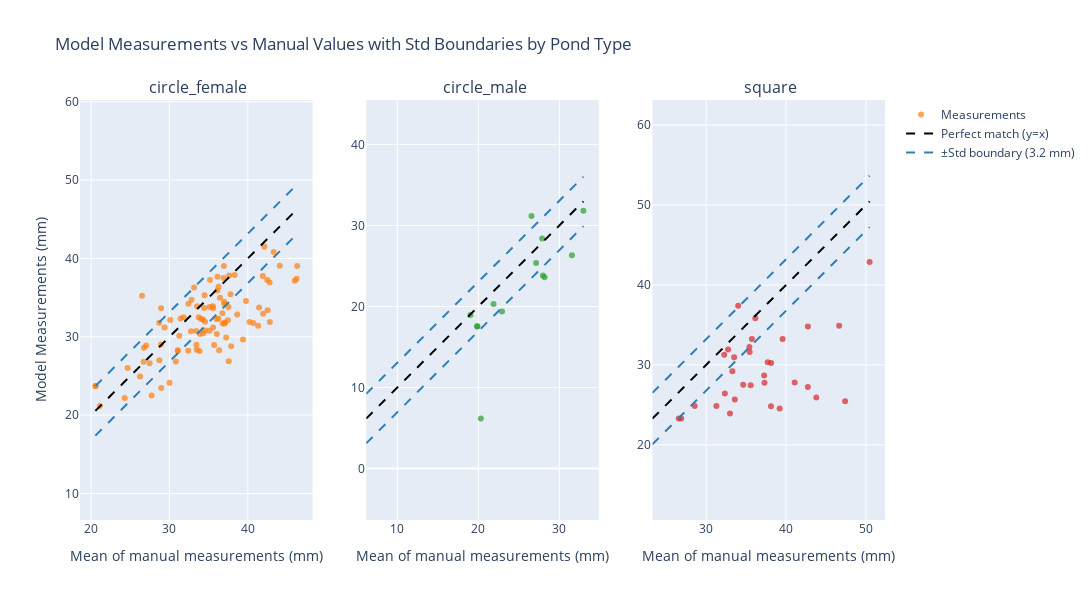

Source (notebook cell):
### Code cell
# Get unique pond types and prepare data
pond_types = df['Pond_Type'].unique()
n_pond_types = len(pond_types)

# Prepare data for all pond types
pond_scatter_data = {}

for pond_type in pond_types:
    print(f"Mean length for {pond_type}: {df[df['Pond_Type'] == pond_type]['mean_length'].mean()}")
    print(f"Std length for {pond_type}: {df[df['Pond_Type'] == pond_type]['std_length'].mean()}")
    print(f"Number of prawns in {pond_type}: {len(df[df['Pond_Type'] == pond_type])}")
    
    df_pond = df[df['Pond_Type'] == pond_type]
    min_val = min(df_pond['mean_length'].min(), df_pond['Length_fov(mm)'].min())
    max_val = max(df_pond['mean_length'].max(), df_pond['Length_fov(mm)'].max())
    x = np.linspace(min_val, max_val, 100)
    median_mad = df_pond['std_length'].mean()
    
    # Calculate percentage within bounds for this pond type
    within_bounds = ((df_pond['Length_fov(mm)'] <= df_pond['mean_length'] + median_mad) & 
                    (df_pond['Length_fov(mm)'] >= df_pond['mean_length'] - median_mad)).mean() * 100
    
    pond_scatter_data[pond_type] = {
        'df_pond': df_pond,
        'x': x,
        'median_mad': median_mad,
        'within_bounds': within_bounds
    }

# Create subplots in a row (3 columns)
fig = make_subplots(
    rows=1, cols=n_pond_types,
    subplot_titles=[f' {pond_type}' for pond_type in pond_types],
    shared_yaxes=False
)

# Color palette for different pond types
colors = ['#ff7f0e', '#2ca02c', '#d62728']

for i, pond_type in enumerate(pond_types):
    data = pond_scatter_data[pond_type]
    df_pond = data['df_pond']
    x = data['x']
    median_mad = data['median_mad']
    
    # Add scatter plot
    fig.add_trace(
        go.Scatter(
            x=df_pond['mean_length'],
            y=df_pond['Length_fov(mm)'],
            mode='markers',
            name='Measurements' if i == 0 else '',  # Only show legend for first subplot
            text=df_pond.apply(lambda row: f"Image: {row['Label']}<br>Prawn ID: {row['PrawnID']}", axis=1),
            hoverinfo='text+x+y',
            marker=dict(
                color=colors[i % len(colors)],
                opacity=0.7
            ),
            showlegend=(i == 0)
        ),
        row=1, col=i+1
    )
    
    # Add diagonal line (perfect match)
    fig.add_trace(
        go.Scatter(
            x=x, y=x, 
            mode='lines', 
            name='Perfect match (y=x)' if i == 0 else '', 
            line=dict(color='black', dash='dash'),
            showlegend=(i == 0)
        ),
        row=1, col=i+1
    )
    
    # Add upper boundary
    fig.add_trace(
        go.Scatter(
            x=x, y=x + median_mad, 
            mode='lines', 
            name=f'±Std boundary ({median_mad:.1f} mm)' if i == 0 else '',
            line=dict(color='#2c7fb8', dash='dash'),
            showlegend=(i == 0)
        ),
        row=1, col=i+1
    )
    
    # Add lower boundary
    fig.add_trace(
        go.Scatter(
            x=x, y=x - median_mad, 
            mode='lines',
            name='',  # Don't show in legend (same as upper)
            line=dict(color='#2c7fb8', dash='dash'),
            showlegend=False
        ),
        row=1, col=i+1
    )

# Update layout
fig.update_layout(
    title_text='Model Measurements vs Manual Values with Std Boundaries by Pond Type',
    width=400*n_pond_types,
    height=600,
    showlegend=True
)

# Update x and y axes for each subplot
for i in range(n_pond_types):
    fig.update_xaxes(title_text='Mean of manual measurements (mm)', row=1, col=i+1)
    
# Update y-axis title for the first subplot only
fig.update_yaxes(title_text='Model Measurements (mm)', row=1, col=1)

# Update layout for equal aspect ratio for all subplots
for i in range(n_pond_types):
    fig.update_yaxes(
        scaleanchor=f"x{i+1 if i > 0 else ''}",
        scaleratio=1,
        row=1, col=i+1
    )

fig.show()

### Figure 1 — Plotly figure (JSON) as saved in the notebook; plotly's stock layout.template omitted (floating-point values rounded to 4 significant figures)
{"data": [{"hoverinfo": "text+x+y", "marker": {"color": "#ff7f0e", "opacity": 0.7}, "mode": "markers", "name": "Measurements", "showlegend": true, "text": ["Image: carapace:undistorted_GX010067_33_625.jpg_gamma<br>Prawn ID: Prawn_0", "Image: carapace:undistorted_GX010067_33_625.jpg_gamma<br>Prawn ID: Prawn_1", "Image: carapace:undistorted_GX010067_33_625.jpg_gamma<br>Prawn ID: Prawn_2", "Image: carapace:undistorted_GX010067_33_625.jpg_gamma<br>Prawn ID: Prawn_3", "Image: carapace:undistorted_GX010068_26_666.jpg_gamma<br>Prawn ID: Prawn_0", "Image: carapace:undistorted_GX010068_26_666.jpg_gamma<br>Prawn ID: Prawn_1", "Image: carapace:undistorted_GX010068_26_666.jpg_gamma<br>Prawn ID: Prawn_2", "Image: carapace:undistorted_GX010068_27_795.jpg_gamma<br>Prawn ID: Prawn_1", "Image: carapace:undistorted_GX010068_27_795.jpg_gamma<br>Prawn ID: Prawn_2", "Image: carapace:undistorted_GX010069_19_191.jpg_gamma<br>Prawn ID: Prawn_0", "Image: carapace:undistorted_GX010069_19_191.jpg_gamma<br>Prawn ID: Prawn_1", "Image: carapace:undistorted_GX010069_19_191.jpg_gamma<br>Prawn ID: Prawn_2", "Image: carapace:undistorted_GX010069_19_191.jpg_gamma<br>Prawn ID: Prawn_3", "Image: carapace:undistorted_GX010069_53_796.jpg_gamma<br>Prawn ID: Prawn_0", "Image: carapace:undistorted_GX010069_53_796.jpg_gamma<br>Prawn ID: Prawn_1", "Image: carapace:undistorted_GX010071_22_444.jpg_gamma<br>Prawn ID: Prawn_0", "Image: carapace:undistorted_GX010071_22_444.jpg_gamma<br>Prawn ID: Prawn_1", "Image: carapace:undistorted_GX010073_42_695.jpg_gamma<br>Prawn ID: Prawn_0", "Image: carapace:undistorted_GX010073_42_695.jpg_gamma<br>Prawn ID: Prawn_1", "Image: carapace:undistorted_GX010073_55_1014.jpg_gamma<br>Prawn ID: Prawn_0", "Image: carapace:undistorted_GX010073_55_1014.jpg_gamma<br>Prawn ID: Prawn_2", "Image: carapace:undistorted_GX010073_55_1014.jpg_gamma<br>Prawn ID: Prawn_3", "Image: carapace:undistorted_GX010077_14_237.jpg_gamma<br>Prawn ID: Prawn_0", "Image: carapace:undistorted_GX010077_14_237.jpg_gamma<br>Prawn ID: Prawn_1", "Image: carapace:undistorted_GX010077_14_237.jpg_gamma<br>Prawn ID: Prawn_2", "Image: carapace:undistorted_GX010080_157_2283.jpg_gamma<br>Prawn ID: Prawn_0", "Image: carapace:undistorted_GX010080_157_2283.jpg_gamma<br>Prawn ID: Prawn_3", "Image: carapace:undistorted_GX010080_157_2283.jpg_gamma<br>Prawn ID: Prawn_4", "Image: carapace:undistorted_GX010080_193_2640.jpg_gamma<br>Prawn ID: Prawn_0", "Image: carapace:undistorted_GX010080_193_2640.jpg_gamma<br>Prawn ID: Prawn_1", "Image: carapace:undistorted_GX010080_193_2640.jpg_gamma<br>Prawn ID: Prawn_4", "Image: carapace:undistorted_GX010080_212_2954.jpg_gamma<br>Prawn ID: Prawn_0", "Image: carapace:undistorted_GX010080_212_2954.jpg_gamma<br>Prawn ID: Prawn_1", "Image: carapace:undistorted_GX010080_212_2954.jpg_gamma<br>Prawn ID: Prawn_2", "Image: carapace:undistorted_GX010080_237_3366.jpg_gamma<br>Prawn ID: Prawn_0", "Image: carapace:undistorted_GX010080_237_3366.jpg_gamma<br>Prawn ID: Prawn_1", "Image: carapace:undistorted_GX010080_237_3366.jpg_gamma<br>Prawn ID: Prawn_2", "Image: carapace:undistorted_GX010080_237_3366.jpg_gamma<br>Prawn ID: Prawn_3", "Image: carapace:undistorted_GX010080_238_3392.jpg_gamma<br>Prawn ID: Prawn_0", "Image: carapace:undistorted_GX010080_238_3392.jpg_gamma<br>Prawn ID: Prawn_1", "Image: carapace:undistorted_GX010080_238_3392.jpg_gamma<br>Prawn ID: Prawn_3", "Image: carapace:undistorted_GX010080_238_3392.jpg_gamma<br>Prawn ID: Prawn_4", "Image: carapace:undistorted_GX010082_8_59.jpg_gamma<br>Prawn ID: Prawn_1", "Image: carapace:undistorted_GX010082_8_59.jpg_gamma<br>Prawn ID: Prawn_2", "Image: carapace:undistorted_GX010082_8_59.jpg_gamma<br>Prawn ID: Prawn_3", "Image: carapace:undistorted_GX010082_8_59.jpg_gamma<br>Prawn ID: Prawn_4", "Image: carapace:undistorted_GX010082_53_796.jpg_gamma<br>Prawn ID: Prawn_0", "Image: carapace:undistorted_GX010082_53_796.jpg_gamma<br>Prawn ID: Prawn_1", "Image: carapace:undistorted_GX010082_65_1070.jpg_gamma<br>Prawn ID: Prawn_0", "Image: carapace:undistorted_GX010082_65_1070.jpg_gamma<br>Prawn ID: Prawn_1", "Image: carapace:undistorted_GX010082_65_1070.jpg_gamma<br>Prawn ID: Prawn_2", "Image: carapace:undistorted_GX010082_236_3137.jpg_gamma<br>Prawn ID: Prawn_0", "Image: carapace:undistorted_GX010082_236_3137.jpg_gamma<br>Prawn ID: Prawn_1", "Image: carapace:undistorted_GX010082_236_3137.jpg_gamma<br>Prawn ID: Prawn_2", "Image: carapace:undistorted_GX010082_236_3137.jpg_gamma<br>Prawn ID: Prawn_3", "Image: carapace:undistorted_GX010084_30_344.jpg_gamma<br>Prawn ID: Prawn_2", "Image: carapace:undistorted_GX010084_30_344.jpg_gamma<br>Prawn ID: Prawn_3", "Image: carapace:undistorted_GX010084_30_344.jpg_gamma<br>Prawn ID: Prawn_5", "Image: carapace:undistorted_GX010084_130_1748.jpg_gamma<br>Prawn ID: Prawn_0", "Image: carapace:undistorted_GX010084_130_1748.jpg_gamma<br>Prawn ID: Prawn_1", "Image: carapace:undistorted_GX010084_130_1748.jpg_gamma<br>Prawn ID: Prawn_3", "Image: carapace:undistorted_GX010084_167_2291.jpg_gamma<br>Prawn ID: Prawn_1", "Image: carapace:undistorted_GX010085_261_3610.jpg_gamma<br>Prawn ID: Prawn_1", "Image: carapace:undistorted_GX010085_261_3610.jpg_gamma<br>Prawn ID: Prawn_2", "Image: carapace:undistorted_GX010085_263_3738.jpg_gamma<br>Prawn ID: Prawn_2", "Image: carapace:undistorted_GX010088_209_2904.jpg_gamma<br>Prawn ID: Prawn_0", "Image: carapace:undistorted_GX010088_209_2904.jpg_gamma<br>Prawn ID: Prawn_1", "Image: carapace:undistorted_GX010088_262_3712.jpg_gamma<br>Prawn ID: Prawn_0", "Image: carapace:undistorted_GX010088_262_3712.jpg_gamma<br>Prawn ID: Prawn_1", "Image: carapace:undistorted_GX010088_262_3712.jpg_gamma<br>Prawn ID: Prawn_2", "Image: carapace:undistorted_GX010088_262_3712.jpg_gamma<br>Prawn ID: Prawn_3", "Image: carapace:undistorted_GX010088_327_4364.jpg_gamma<br>Prawn ID: Prawn_0", "Image: carapace:undistorted_GX010088_327_4364.jpg_gamma<br>Prawn ID: Prawn_1", "Image: carapace:undistorted_GX010088_327_4364.jpg_gamma<br>Prawn ID: Prawn_2", "Image: carapace:undistorted_GX010088_327_4364.jpg_gamma<br>Prawn ID: Prawn_3", "Image: carapace:undistorted_GX010090_132_1852.jpg_gamma<br>Prawn ID: Prawn_0", "Image: carapace:undistorted_GX010094_9_129.jpg_gamma<br>Prawn ID: Prawn_0", "Image: carapace:undistorted_GX010094_9_129.jpg_gamma<br>Prawn ID: Prawn_1", "Image: carapace:undistorted_GX010094_24_430.jpg_gamma<br>Prawn ID: Prawn_1", "Image: carapace:undistorted_GX010094_24_430.jpg_gamma<br>Prawn ID: Prawn_2", "Image: carapace:undistorted_GX010094_93_1258.jpg_gamma<br>Prawn ID: Prawn_0", "Image: carapace:undistorted_GX010094_93_1258.jpg_gamma<br>Prawn ID: Prawn_1", "Image: carapace:undistorted_GX010094_163_2312.jpg_gamma<br>Prawn ID: Prawn_0", "Image: carapace:undistorted_GX010096_107_1571.jpg_gamma<br>Prawn ID: Prawn_0", "Image: carapace:undistorted_GX010097_32_528.jpg_gamma<br>Prawn ID: Prawn_1", "Image: carapace:undistorted_GX010097_32_528.jpg_gamma<br>Prawn ID: Prawn_2", "Image: carapace:undistorted_GX010097_60_1080.jpg_gamma<br>Prawn ID: Prawn_0", "Image: carapace:undistorted_GX010097_60_1080.jpg_gamma<br>Prawn ID: Prawn_1", "Image: carapace:undistorted_GX010097_105_1651.jpg_gamma<br>Prawn ID: Prawn_0", "Image: carapace:undistorted_GX010097_105_1651.jpg_gamma<br>Prawn ID: Prawn_1", "Image: carapace:undistorted_GX010097_105_1651.jpg_gamma<br>Prawn ID: Prawn_2", "Image: carapace:undistorted_GX010097_105_1651.jpg_gamma<br>Prawn ID: Prawn_3", "Image: carapace:undistorted_GX010097_124_1870.jpg_gamma<br>Prawn ID: Prawn_0", "Image: carapace:undistorted_GX010097_124_1870.jpg_gamma<br>Prawn ID: Prawn_1", "Image: carapace:undistorted_GX010101_12_173.jpg_gamma<br>Prawn ID: Prawn_0"], "type": "scatter", "x": [41.92, 26.7, 46.3, 24.28, 33.84, 34.54, 32.81, 36.98, 33.48, 31.41, 32.74, 27.47, 31.26, 42.48, 36.94, 41.95, 39.76, 28.95, 46.23, 37.04, 37.57, 28.71, 26.25, 35.99, 34.31, 26.5, 35.12, 34.03, 34.54, 41.43, 35.7, 28.69, 31.81, 33.73, 36.14, 36.45, 31.07, 36.76, 36.78, 36.04, 36.34, 33.14, 34.42, 37.46, 36.91, 26.74, 37.63, 21.11, 27.03, 44.08, 35.54, 20.59, 32.41, 38.32, 20.54, 34.27, 36.25, 33.52, 35.58, 41.32, 39.39, 45.99, 36.12, 30.01, 40.71, 37.23, 37.79, 42.52, 33.44, 40.21, 42.8, 37.88, 37.07, 38.64, 42.79, 35.18, 24.67, 33.88, 34.48, 33.4, 28.93, 35.58, 36.26, 35.1, 30.81, 28.92, 37.54, 27.72, 36.99, 43.3, 32.4, 30.09, 29.38, 31.07, 42.12], "xaxis": "x", "y": [37.75, 26.81, 39.03, 22.2, 28.19, 31.92, 34.74, 34.46, 28.36, 32.33, 30.7, 26.61, 30.12, 37.25, 39.03, 32.94, 34.57, 23.47, 37.42, 31.81, 26.89, 26.99, 24.94, 32.28, 30.45, 35.23, 33.8, 32.28, 30.82, 33.73, 28.95, 31.78, 32.5, 32.5, 37.67, 34.98, 28.18, 32.99, 31.68, 30.37, 28.3, 36.29, 33.67, 32.11, 37.52, 28.59, 37.83, 21.16, 28.89, 39.08, 33.89, 23.73, 34.23, 37.88, 23.73, 32.2, 32.3, 33.89, 31.17, 31.4, 29.66, 37.17, 35.91, 24.12, 31.75, 29.91, 35.43, 33.37, 28.97, 31.88, 31.88, 28.79, 31.7, 32.86, 36.93, 37.24, 26.01, 30.36, 35.3, 30.74, 33.65, 33.65, 36.39, 30.79, 26.86, 29.03, 33.82, 22.51, 34.2, 40.82, 28.22, 32.14, 31.19, 28.28, 41.48], "yaxis": "y"}, {"line": {"color": "black", "dash": "dash"}, "mode": "lines", "name": "Perfect match (y=x)", "showlegend": true, "type": "scatter", "x": [20.54, 20.8, 21.06, 21.32, 21.58, 21.84, 22.1, 22.36, 22.62, 22.88, 23.14, 23.4, 23.66, 23.92, 24.19, 24.45, 24.71, 24.97, 25.23, 25.49, 25.75, 26.01, 26.27, 26.53, 26.79, 27.05, 27.31, 27.57, 27.83, 28.09, 28.35, 28.61, 28.87, 29.13, 29.39, 29.65, 29.91, 30.17, 30.43, 30.69, 30.95, 31.21, 31.47, 31.73, 31.99, 32.25, 32.51, 32.77, 33.03, 33.29, 33.55, 33.81, 34.07, 34.33, 34.59, 34.85, 35.11, 35.37, 35.63, 35.89, 36.15, 36.41, 36.67, 36.93, 37.19, 37.45, 37.71, 37.97, 38.23, 38.49, 38.75, 39.01, 39.28, 39.54, 39.8, 40.06, 40.32, 40.58, 40.84, 41.1, 41.36, 41.62, 41.88, 42.14, 42.4, 42.66, 42.92, 43.18, 43.44, 43.7, 43.96, 44.22, 44.48, 44.74, 45.0, 45.26, 45.52, 45.78, 46.04, 46.3], "xaxis": "x", "y": [20.54, 20.8, 21.06, 21.32, 21.58, 21.84, 22.1, 22.36, 22.62, 22.88, 23.14, 23.4, 23.66, 23.92, 24.19, 24.45, 24.71, 24.97, 25.23, 25.49, 25.75, 26.01, 26.27, 26.53, 26.79, 27.05, 27.31, 27.57, 27.83, 28.09, 28.35, 28.61, 28.87, 29.13, 29.39, 29.65, 29.91, 30.17, 30.43, 30.69, 30.95, 31.21, 31.47, 31.73, 31.99, 32.25, 32.51, 32.77, 33.03, 33.29, 33.55, 33.81, 34.07, 34.33, 34.59, 34.85, 35.11, 35.37, 35.63, 35.89, 36.15, 36.41, 36.67, 36.93, 37.19, 37.45, 37.71, 37.97, 38.23, 38.49, 38.75, 39.01, 39.28, 39.54, 39.8, 40.06, 40.32, 40.58, 40.84, 41.1, 41.36, 41.62, 41.88, 42.14, 42.4, 42.66, 42.92, 43.18, 43.44, 43.7, 43.96, 44.22, 44.48, 44.74, 45.0, 45.26, 45.52, 45.78, 46.04, 46.3], "yaxis": "y"}, {"line": {"color": "#2c7fb8", "dash": "dash"}, "mode": "lines", "name": "±Std boundary (3.2 mm)", "showlegend": true, "type": "scatter", "x": [20.54, 20.8, 21.06, 21.32, 21.58, 21.84, 22.1, 22.36, 22.62, 22.88, 23.14, 23.4, 23.66, 23.92, 24.19, 24.45, 24.71, 24.97, 25.23, 25.49, 25.75, 26.01, 26.27, 26.53, 26.79, 27.05, 27.31, 27.57, 27.83, 28.09, 28.35, 28.61, 28.87, 29.13, 29.39, 29.65, 29.91, 30.17, 30.43, 30.69, 30.95, 31.21, 31.47, 31.73, 31.99, 32.25, 32.51, 32.77, 33.03, 33.29, 33.55, 33.81, 34.07, 34.33, 34.59, 34.85, 35.11, 35.37, 35.63, 35.89, 36.15, 36.41, 36.67, 36.93, 37.19, 37.45, 37.71, 37.97, 38.23, 38.49, 38.75, 39.01, 39.28, 39.54, 39.8, 40.06, 40.32, 40.58, 40.84, 41.1, 41.36, 41.62, 41.88, 42.14, 42.4, 42.66, 42.92, 43.18, 43.44, 43.7, 43.96, 44.22, 44.48, 44.74, 45.0, 45.26, 45.52, 45.78, 46.04, 46.3], "xaxis": "x", "y": [23.7, 23.96, 24.22, 24.48, 24.74, 25.0, 25.26, 25.52, 25.78, 26.04, 26.3, 26.56, 26.82, 27.08, 27.34, 27.6, 27.86, 28.12, 28.39, 28.65, 28.91, 29.17, 29.43, 29.69, 29.95, 30.21, 30.47, 30.73, 30.99, 31.25, 31.51, 31.77, 32.03, 32.29, 32.55, 32.81, 33.07, 33.33, 33.59, 33.85, 34.11, 34.37, 34.63, 34.89, 35.15, 35.41, 35.67, 35.93, 36.19, 36.45, 36.71, 36.97, 37.23, 37.49, 37.75, 38.01, 38.27, 38.53, 38.79, 39.05, 39.31, 39.57, 39.83, 40.09, 40.35, 40.61, 40.87, 41.13, 41.39, 41.65, 41.91, 42.17, 42.43, 42.69, 42.95, 43.21, 43.47, 43.74, 44.0, 44.26, 44.52, 44.78, 45.04, 45.3, 45.56, 45.82, 46.08, 46.34, 46.6, 46.86, 47.12, 47.38, 47.64, 47.9, 48.16, 48.42, 48.68, 48.94, 49.2, 49.46], "yaxis": "y"}, {"line": {"color": "#2c7fb8", "dash": "dash"}, "mode": "lines", "name": "", "showlegend": false, "type": "scatter", "x": [20.54, 20.8, 21.06, 21.32, 21.58, 21.84, 22.1, 22.36, 22.62, 22.88, 23.14, 23.4, 23.66, 23.92, 24.19, 24.45, 24.71, 24.97, 25.23, 25.49, 25.75, 26.01, 26.27, 26.53, 26.79, 27.05, 27.31, 27.57, 27.83, 28.09, 28.35, 28.61, 28.87, 29.13, 29.39, 29.65, 29.91, 30.17, 30.43, 30.69, 30.95, 31.21, 31.47, 31.73, 31.99, 32.25, 32.51, 32.77, 33.03, 33.29, 33.55, 33.81, 34.07, 34.33, 34.59, 34.85, 35.11, 35.37, 35.63, 35.89, 36.15, 36.41, 36.67, 36.93, 37.19, 37.45, 37.71, 37.97, 38.23, 38.49, 38.75, 39.01, 39.28, 39.54, 39.8, 40.06, 40.32, 40.58, 40.84, 41.1, 41.36, 41.62, 41.88, 42.14, 42.4, 42.66, 42.92, 43.18, 43.44, 43.7, 43.96, 44.22, 44.48, 44.74, 45.0, 45.26, 45.52, 45.78, 46.04, 46.3], "xaxis": "x", "y": [17.38, 17.64, 17.9, 18.16, 18.42, 18.68, 18.94, 19.2, 19.46, 19.72, 19.99, 20.25, 20.51, 20.77, 21.03, 21.29, 21.55, 21.81, 22.07, 22.33, 22.59, 22.85, 23.11, 23.37, 23.63, 23.89, 24.15, 24.41, 24.67, 24.93, 25.19, 25.45, 25.71, 25.97, 26.23, 26.49, 26.75, 27.01, 27.27, 27.53, 27.79, 28.05, 28.31, 28.57, 28.83, 29.09, 29.35, 29.61, 29.87, 30.13, 30.39, 30.65, 30.91, 31.17, 31.43, 31.69, 31.95, 32.21, 32.47, 32.73, 32.99, 33.25, 33.51, 33.77, 34.03, 34.29, 34.55, 34.81, 35.08, 35.34, 35.6, 35.86, 36.12, 36.38, 36.64, 36.9, 37.16, 37.42, 37.68, 37.94, 38.2, 38.46, 38.72, 38.98, 39.24, 39.5, 39.76, 40.02, 40.28, 40.54, 40.8, 41.06, 41.32, 41.58, 41.84, 42.1, 42.36, 42.62, 42.88, 43.14], "yaxis": "y"}, {"hoverinfo": "text+x+y", "marker": {"color": "#2ca02c", "opacity": 0.7}, "mode": "markers", "name": "", "showlegend": false, "text": ["Image: carapace:undistorted_GX010089_11_236.jpg_gamma<br>Prawn ID: Prawn_0", "Image: carapace:undistorted_GX010089_11_236.jpg_gamma<br>Prawn ID: Prawn_1", "Image: carapace:undistorted_GX010089_11_236.jpg_gamma<br>Prawn ID: Prawn_2", "Image: carapace:undistorted_GX010091_5_149.jpg_gamma<br>Prawn ID: Prawn_0", "Image: carapace:undistorted_GX010091_5_149.jpg_gamma<br>Prawn ID: Prawn_1", "Image: carapace:undistorted_GX010091_5_149.jpg_gamma<br>Prawn ID: Prawn_2", "Image: carapace:undistorted_GX010102_9_165.jpg_gamma<br>Prawn ID: Prawn_0", "Image: carapace:undistorted_GX010102_9_165.jpg_gamma<br>Prawn ID: Prawn_2", "Image: carapace:undistorted_GX010102_9_165.jpg_gamma<br>Prawn ID: Prawn_3", "Image: carapace:undistorted_GX010102_9_165.jpg_gamma<br>Prawn ID: Prawn_4", "Image: carapace:undistorted_GX010102_50_1396.jpg_gamma<br>Prawn ID: Prawn_0", "Image: carapace:undistorted_GX010105_28_816.jpg_gamma<br>Prawn ID: Prawn_0", "Image: carapace:undistorted_GX010105_28_816.jpg_gamma<br>Prawn ID: Prawn_1"], "type": "scatter", "x": [27.97, 22.93, 27.13, 19.89, 31.55, 28.17, 27.88, 20.31, 19.85, 21.88, 32.97, 19.03, 26.56], "xaxis": "x2", "y": [23.84, 19.39, 25.36, 17.56, 26.32, 23.6, 28.4, 6.172, 17.54, 20.31, 31.83, 18.97, 31.15], "yaxis": "y2"}, {"line": {"color": "black", "dash": "dash"}, "mode": "lines", "name": "", "showlegend": false, "type": "scatter", "x": [6.172, 6.443, 6.713, 6.984, 7.255, 7.525, 7.796, 8.067, 8.337, 8.608, 8.879, 9.149, 9.42, 9.691, 9.961, 10.23, 10.5, 10.77, 11.04, 11.31, 11.59, 11.86, 12.13, 12.4, 12.67, 12.94, 13.21, 13.48, 13.75, 14.02, 14.29, 14.56, 14.83, 15.1, 15.37, 15.64, 15.92, 16.19, 16.46, 16.73, 17.0, 17.27, 17.54, 17.81, 18.08, 18.35, 18.62, 18.89, 19.16, 19.43, 19.7, 19.98, 20.25, 20.52, 20.79, 21.06, 21.33, 21.6, 21.87, 22.14, 22.41, 22.68, 22.95, 23.22, 23.49, 23.76, 24.03, 24.31, 24.58, 24.85, 25.12, 25.39, 25.66, 25.93, 26.2, 26.47, 26.74, 27.01, 27.28, 27.55, 27.82, 28.09, 28.37, 28.64, 28.91, 29.18, 29.45, 29.72, 29.99, 30.26, 30.53, 30.8, 31.07, 31.34, 31.61, 31.88, 32.15, 32.42, 32.7, 32.97], "xaxis": "x2", "y": [6.172, 6.443, 6.713, 6.984, 7.255, 7.525, 7.796, 8.067, 8.337, 8.608, 8.879, 9.149, 9.42, 9.691, 9.961, 10.23, 10.5, 10.77, 11.04, 11.31, 11.59, 11.86, 12.13, 12.4, 12.67, 12.94, 13.21, 13.48, 13.75, 14.02, 14.29, 14.56, 14.83, 15.1, 15.37, 15.64, 15.92, 16.19, 16.46, 16.73, 17.0, 17.27, 17.54, 17.81, 18.08, 18.35, 18.62, 18.89, 19.16, 19.43, 19.7, 19.98, 20.25, 20.52, 20.79, 21.06, 21.33, 21.6, 21.87, 22.14, 22.41, 22.68, 22.95, 23.22, 23.49, 23.76, 24.03, 24.31, 24.58, 24.85, 25.12, 25.39, 25.66, 25.93, 26.2, 26.47, 26.74, 27.01, 27.28, 27.55, 27.82, 28.09, 28.37, 28.64, 28.91, 29.18, 29.45, 29.72, 29.99, 30.26, 30.53, 30.8, 31.07, 31.34, 31.61, 31.88, 32.15, 32.42, 32.7, 32.97], "yaxis": "y2"}, {"line": {"color": "#2c7fb8", "dash": "dash"}, "mode": "lines", "name": "", "showlegend": false, "type": "scatter", "x": [6.172, 6.443, 6.713, 6.984, 7.255, 7.525, 7.796, 8.067, 8.337, 8.608, 8.879, 9.149, 9.42, 9.691, 9.961, 10.23, 10.5, 10.77, 11.04, 11.31, 11.59, 11.86, 12.13, 12.4, 12.67, 12.94, 13.21, 13.48, 13.75, 14.02, 14.29, 14.56, 14.83, 15.1, 15.37, 15.64, 15.92, 16.19, 16.46, 16.73, 17.0, 17.27, 17.54, 17.81, 18.08, 18.35, 18.62, 18.89, 19.16, 19.43, 19.7, 19.98, 20.25, 20.52, 20.79, 21.06, 21.33, 21.6, 21.87, 22.14, 22.41, 22.68, 22.95, 23.22, 23.49, 23.76, 24.03, 24.31, 24.58, 24.85, 25.12, 25.39, 25.66, 25.93, 26.2, 26.47, 26.74, 27.01, 27.28, 27.55, 27.82, 28.09, 28.37, 28.64, 28.91, 29.18, 29.45, 29.72, 29.99, 30.26, 30.53, 30.8, 31.07, 31.34, 31.61, 31.88, 32.15, 32.42, 32.7, 32.97], "xaxis": "x2", "y": [9.223, 9.494, 9.764, 10.04, 10.31, 10.58, 10.85, 11.12, 11.39, 11.66, 11.93, 12.2, 12.47, 12.74, 13.01, 13.28, 13.55, 13.82, 14.09, 14.37, 14.64, 14.91, 15.18, 15.45, 15.72, 15.99, 16.26, 16.53, 16.8, 17.07, 17.34, 17.61, 17.88, 18.15, 18.43, 18.7, 18.97, 19.24, 19.51, 19.78, 20.05, 20.32, 20.59, 20.86, 21.13, 21.4, 21.67, 21.94, 22.21, 22.48, 22.76, 23.03, 23.3, 23.57, 23.84, 24.11, 24.38, 24.65, 24.92, 25.19, 25.46, 25.73, 26.0, 26.27, 26.54, 26.82, 27.09, 27.36, 27.63, 27.9, 28.17, 28.44, 28.71, 28.98, 29.25, 29.52, 29.79, 30.06, 30.33, 30.6, 30.87, 31.15, 31.42, 31.69, 31.96, 32.23, 32.5, 32.77, 33.04, 33.31, 33.58, 33.85, 34.12, 34.39, 34.66, 34.93, 35.21, 35.48, 35.75, 36.02], "yaxis": "y2"}, {"line": {"color": "#2c7fb8", "dash": "dash"}, "mode": "lines", "name": "", "showlegend": false, "type": "scatter", "x": [6.172, 6.443, 6.713, 6.984, 7.255, 7.525, 7.796, 8.067, 8.337, 8.608, 8.879, 9.149, 9.42, 9.691, 9.961, 10.23, 10.5, 10.77, 11.04, 11.31, 11.59, 11.86, 12.13, 12.4, 12.67, 12.94, 13.21, 13.48, 13.75, 14.02, 14.29, 14.56, 14.83, 15.1, 15.37, 15.64, 15.92, 16.19, 16.46, 16.73, 17.0, 17.27, 17.54, 17.81, 18.08, 18.35, 18.62, 18.89, 19.16, 19.43, 19.7, 19.98, 20.25, 20.52, 20.79, 21.06, 21.33, 21.6, 21.87, 22.14, 22.41, 22.68, 22.95, 23.22, 23.49, 23.76, 24.03, 24.31, 24.58, 24.85, 25.12, 25.39, 25.66, 25.93, 26.2, 26.47, 26.74, 27.01, 27.28, 27.55, 27.82, 28.09, 28.37, 28.64, 28.91, 29.18, 29.45, 29.72, 29.99, 30.26, 30.53, 30.8, 31.07, 31.34, 31.61, 31.88, 32.15, 32.42, 32.7, 32.97], "xaxis": "x2", "y": [3.121, 3.392, 3.662, 3.933, 4.204, 4.474, 4.745, 5.016, 5.286, 5.557, 5.828, 6.098, 6.369, 6.64, 6.91, 7.181, 7.451, 7.722, 7.993, 8.263, 8.534, 8.805, 9.075, 9.346, 9.617, 9.887, 10.16, 10.43, 10.7, 10.97, 11.24, 11.51, 11.78, 12.05, 12.32, 12.59, 12.86, 13.14, 13.41, 13.68, 13.95, 14.22, 14.49, 14.76, 15.03, 15.3, 15.57, 15.84, 16.11, 16.38, 16.65, 16.92, 17.19, 17.47, 17.74, 18.01, 18.28, 18.55, 18.82, 19.09, 19.36, 19.63, 19.9, 20.17, 20.44, 20.71, 20.98, 21.25, 21.53, 21.8, 22.07, 22.34, 22.61, 22.88, 23.15, 23.42, 23.69, 23.96, 24.23, 24.5, 24.77, 25.04, 25.31, 25.58, 25.86, 26.13, 26.4, 26.67, 26.94, 27.21, 27.48, 27.75, 28.02, 28.29, 28.56, 28.83, 29.1, 29.37, 29.64, 29.92], "yaxis": "y2"}, {"hoverinfo": "text+x+y", "marker": {"color": "#d62728", "opacity": 0.7}, "mode": "markers", "name": "", "showlegend": false, "text": ["Image: carapace:undistorted_GX010152_36_378.jpg_gamma<br>Prawn ID: Prawn_1", "Image: carapace:undistorted_GX010152_36_378.jpg_gamma<br>Prawn ID: Prawn_2", "Image: carapace:undistorted_GX010157_68_883<br>Prawn ID: Prawn_0", "Image: carapace:undistorted_GX010157_160_2259<br>Prawn ID: Prawn_0", "Image: carapace:undistorted_GX010157_174_2582.jpg_gamma<br>Prawn ID: Prawn_0", "Image: carapace:undistorted_GX010157_177_2665.jpg_gamma<br>Prawn ID: Prawn_0", "Image: carapace:undistorted_GX010161_54_676.jpg_gamma.jpg_gamma<br>Prawn ID: Prawn_0", "Image: carapace:undistorted_GX010161_136_2267.jpg_gamma.jpg_gamma<br>Prawn ID: Prawn_0", "Image: carapace:undistorted_GX010162_72_927.jpg_gamma.jpg_gamma<br>Prawn ID: Prawn_0", "Image: carapace:undistorted_GX010169_121_1249<br>Prawn ID: Prawn_0", "Image: carapace:undistorted_GX010174_62_790.jpg_gamma<br>Prawn ID: Prawn_0", "Image: carapace:undistorted_GX010174_104_1236<br>Prawn ID: Prawn_0", "Image: carapace:undistorted_GX010175_82_852.jpg_gamma<br>Prawn ID: Prawn_0", "Image: carapace:undistorted_GX010175_215_2644.jpg_gamma<br>Prawn ID: Prawn_0", "Image: carapace:undistorted_GX010175_266_3372.jpg_gamma.jpg_gamma<br>Prawn ID: Prawn_0", "Image: carapace:undistorted_GX010177_232_3047<br>Prawn ID: Prawn_0", "Image: carapace:undistorted_GX010178_107_2118<br>Prawn ID: Prawn_0", "Image: carapace:undistorted_GX010178_107_2118<br>Prawn ID: Prawn_1", "Image: carapace:undistorted_GX010178_114_2258<br>Prawn ID: Prawn_0", "Image: carapace:undistorted_GX010178_172_3604.jpg_gamma<br>Prawn ID: Prawn_0", "Image: carapace:undistorted_GX010178_189_3987.jpg_gamma<br>Prawn ID: Prawn_0", "Image: carapace:undistorted_GX010178_189_3987.jpg_gamma<br>Prawn ID: Prawn_1", "Image: carapace:undistorted_GX010179_88_1697.jpg_gamma<br>Prawn ID: Prawn_0", "Image: carapace:undistorted_GX010180_91_1563<br>Prawn ID: Prawn_0", "Image: carapace:undistorted_GX010180_99_1788<br>Prawn ID: Prawn_0", "Image: carapace:undistorted_GX010181_101_1542<br>Prawn ID: Prawn_0", "Image: carapace:undistorted_GX010183_37_685.jpg_gamma<br>Prawn ID: Prawn_1", "Image: carapace:undistorted_GX010183_37_685.jpg_gamma<br>Prawn ID: Prawn_2", "Image: carapace:undistorted_GX010183_80_1633.jpg_gamma<br>Prawn ID: Prawn_0", "Image: carapace:undistorted_GX010183_80_1633.jpg_gamma<br>Prawn ID: Prawn_1", "Image: carapace:undistorted_GX010183_128_2852.jpg_gamma<br>Prawn ID: Prawn_0", "Image: carapace:undistorted_GX010183_128_2852.jpg_gamma<br>Prawn ID: Prawn_1"], "type": "scatter", "x": [41.08, 42.73, 32.99, 31.29, 38.11, 37.3, 33.29, 47.39, 26.89, 35.58, 37.71, 32.34, 34.64, 43.78, 32.26, 38.14, 33.59, 35.45, 50.45, 46.64, 37.26, 42.73, 34.01, 33.51, 35.42, 36.15, 26.58, 39.2, 39.57, 35.73, 32.75, 28.57], "xaxis": "x3", "y": [27.81, 27.24, 23.91, 24.87, 24.84, 27.78, 29.21, 25.47, 23.29, 27.45, 30.33, 26.43, 27.52, 25.94, 31.27, 30.25, 25.68, 31.62, 42.89, 34.9, 28.69, 34.81, 37.4, 30.95, 32.25, 35.84, 23.31, 24.54, 33.23, 33.23, 31.92, 24.86], "yaxis": "y3"}, {"line": {"color": "black", "dash": "dash"}, "mode": "lines", "name": "", "showlegend": false, "type": "scatter", "x": [23.29, 23.56, 23.83, 24.11, 24.38, 24.66, 24.93, 25.21, 25.48, 25.76, 26.03, 26.3, 26.58, 26.85, 27.13, 27.4, 27.68, 27.95, 28.23, 28.5, 28.77, 29.05, 29.32, 29.6, 29.87, 30.15, 30.42, 30.7, 30.97, 31.24, 31.52, 31.79, 32.07, 32.34, 32.62, 32.89, 33.17, 33.44, 33.71, 33.99, 34.26, 34.54, 34.81, 35.09, 35.36, 35.63, 35.91, 36.18, 36.46, 36.73, 37.01, 37.28, 37.56, 37.83, 38.1, 38.38, 38.65, 38.93, 39.2, 39.48, 39.75, 40.03, 40.3, 40.57, 40.85, 41.12, 41.4, 41.67, 41.95, 42.22, 42.5, 42.77, 43.04, 43.32, 43.59, 43.87, 44.14, 44.42, 44.69, 44.97, 45.24, 45.51, 45.79, 46.06, 46.34, 46.61, 46.89, 47.16, 47.44, 47.71, 47.98, 48.26, 48.53, 48.81, 49.08, 49.36, 49.63, 49.9, 50.18, 50.45], "xaxis": "x3", "y": [23.29, 23.56, 23.83, 24.11, 24.38, 24.66, 24.93, 25.21, 25.48, 25.76, 26.03, 26.3, 26.58, 26.85, 27.13, 27.4, 27.68, 27.95, 28.23, 28.5, 28.77, 29.05, 29.32, 29.6, 29.87, 30.15, 30.42, 30.7, 30.97, 31.24, 31.52, 31.79, 32.07, 32.34, 32.62, 32.89, 33.17, 33.44, 33.71, 33.99, 34.26, 34.54, 34.81, 35.09, 35.36, 35.63, 35.91, 36.18, 36.46, 36.73, 37.01, 37.28, 37.56, 37.83, 38.1, 38.38, 38.65, 38.93, 39.2, 39.48, 39.75, 40.03, 40.3, 40.57, 40.85, 41.12, 41.4, 41.67, 41.95, 42.22, 42.5, 42.77, 43.04, 43.32, 43.59, 43.87, 44.14, 44.42, 44.69, 44.97, 45.24, 45.51, 45.79, 46.06, 46.34, 46.61, 46.89, 47.16, 47.44, 47.71, 47.98, 48.26, 48.53, 48.81, 49.08, 49.36, 49.63, 49.9, 50.18, 50.45], "yaxis": "y3"}, {"line": {"color": "#2c7fb8", "dash": "dash"}, "mode": "lines", "name": "", "showlegend": false, "type": "scatter", "x": [23.29, 23.56, 23.83, 24.11, 24.38, 24.66, 24.93, 25.21, 25.48, 25.76, 26.03, 26.3, 26.58, 26.85, 27.13, 27.4, 27.68, 27.95, 28.23, 28.5, 28.77, 29.05, 29.32, 29.6, 29.87, 30.15, 30.42, 30.7, 30.97, 31.24, 31.52, 31.79, 32.07, 32.34, 32.62, 32.89, 33.17, 33.44, 33.71, 33.99, 34.26, 34.54, 34.81, 35.09, 35.36, 35.63, 35.91, 36.18, 36.46, 36.73, 37.01, 37.28, 37.56, 37.83, 38.1, 38.38, 38.65, 38.93, 39.2, 39.48, 39.75, 40.03, 40.3, 40.57, 40.85, 41.12, 41.4, 41.67, 41.95, 42.22, 42.5, 42.77, 43.04, 43.32, 43.59, 43.87, 44.14, 44.42, 44.69, 44.97, 45.24, 45.51, 45.79, 46.06, 46.34, 46.61, 46.89, 47.16, 47.44, 47.71, 47.98, 48.26, 48.53, 48.81, 49.08, 49.36, 49.63, 49.9, 50.18, 50.45], "xaxis": "x3", "y": [26.5, 26.77, 27.05, 27.32, 27.6, 27.87, 28.15, 28.42, 28.69, 28.97, 29.24, 29.52, 29.79, 30.07, 30.34, 30.61, 30.89, 31.16, 31.44, 31.71, 31.99, 32.26, 32.54, 32.81, 33.08, 33.36, 33.63, 33.91, 34.18, 34.46, 34.73, 35.01, 35.28, 35.55, 35.83, 36.1, 36.38, 36.65, 36.93, 37.2, 37.48, 37.75, 38.02, 38.3, 38.57, 38.85, 39.12, 39.4, 39.67, 39.95, 40.22, 40.49, 40.77, 41.04, 41.32, 41.59, 41.87, 42.14, 42.42, 42.69, 42.96, 43.24, 43.51, 43.79, 44.06, 44.34, 44.61, 44.88, 45.16, 45.43, 45.71, 45.98, 46.26, 46.53, 46.81, 47.08, 47.35, 47.63, 47.9, 48.18, 48.45, 48.73, 49.0, 49.28, 49.55, 49.82, 50.1, 50.37, 50.65, 50.92, 51.2, 51.47, 51.75, 52.02, 52.29, 52.57, 52.84, 53.12, 53.39, 53.67], "yaxis": "y3"}, {"line": {"color": "#2c7fb8", "dash": "dash"}, "mode": "lines", "name": "", "showlegend": false, "type": "scatter", "x": [23.29, 23.56, 23.83, 24.11, 24.38, 24.66, 24.93, 25.21, 25.48, 25.76, 26.03, 26.3, 26.58, 26.85, 27.13, 27.4, 27.68, 27.95, 28.23, 28.5, 28.77, 29.05, 29.32, 29.6, 29.87, 30.15, 30.42, 30.7, 30.97, 31.24, 31.52, 31.79, 32.07, 32.34, 32.62, 32.89, 33.17, 33.44, 33.71, 33.99, 34.26, 34.54, 34.81, 35.09, 35.36, 35.63, 35.91, 36.18, 36.46, 36.73, 37.01, 37.28, 37.56, 37.83, 38.1, 38.38, 38.65, 38.93, 39.2, 39.48, 39.75, 40.03, 40.3, 40.57, 40.85, 41.12, 41.4, 41.67, 41.95, 42.22, 42.5, 42.77, 43.04, 43.32, 43.59, 43.87, 44.14, 44.42, 44.69, 44.97, 45.24, 45.51, 45.79, 46.06, 46.34, 46.61, 46.89, 47.16, 47.44, 47.71, 47.98, 48.26, 48.53, 48.81, 49.08, 49.36, 49.63, 49.9, 50.18, 50.45], "xaxis": "x3", "y": [20.07, 20.35, 20.62, 20.9, 21.17, 21.45, 21.72, 21.99, 22.27, 22.54, 22.82, 23.09, 23.37, 23.64, 23.92, 24.19, 24.46, 24.74, 25.01, 25.29, 25.56, 25.84, 26.11, 26.38, 26.66, 26.93, 27.21, 27.48, 27.76, 28.03, 28.31, 28.58, 28.85, 29.13, 29.4, 29.68, 29.95, 30.23, 30.5, 30.78, 31.05, 31.32, 31.6, 31.87, 32.15, 32.42, 32.7, 32.97, 33.25, 33.52, 33.79, 34.07, 34.34, 34.62, 34.89, 35.17, 35.44, 35.72, 35.99, 36.26, 36.54, 36.81, 37.09, 37.36, 37.64, 37.91, 38.19, 38.46, 38.73, 39.01, 39.28, 39.56, 39.83, 40.11, 40.38, 40.65, 40.93, 41.2, 41.48, 41.75, 42.03, 42.3, 42.58, 42.85, 43.12, 43.4, 43.67, 43.95, 44.22, 44.5, 44.77, 45.05, 45.32, 45.59, 45.87, 46.14, 46.42, 46.69, 46.97, 47.24], "yaxis": "y3"}], "layout": {"annotations": [{"font": {"size": 16}, "showarrow": false, "text": " circle_female", "x": 0.1444, "xanchor": "center", "xref": "paper", "y": 1, "yanchor": "bottom", "yref": "paper"}, {"font": {"size": 16}, "showarrow": false, "text": " circle_male", "x": 0.5, "xanchor": "center", "xref": "paper", "y": 1, "yanchor": "bottom", "yref": "paper"}, {"font": {"size": 16}, "showarrow": false, "text": " square", "x": 0.8556, "xanchor": "center", "xref": "paper", "y": 1, "yanchor": "bottom", "yref": "paper"}], "height": 600, "showlegend": true, "title": {"text": "Model Measurements vs Manual Values with Std Boundaries by Pond Type"}, "width": 1200, "xaxis": {"anchor": "y", "domain": [0, 0.2889], "title": {"text": "Mean of manual measurements (mm)"}}, "xaxis2": {"anchor": "y2", "domain": [0.3556, 0.6444], "title": {"text": "Mean of manual measurements (mm)"}}, "xaxis3": {"anchor": "y3", "domain": [0.7111, 1], "title": {"text": "Mean of manual measurements (mm)"}}, "yaxis": {"anchor": "x", "domain": [0, 1], "scaleanchor": "x", "scaleratio": 1, "title": {"text": "Model Measurements (mm)"}}, "yaxis2": {"anchor": "x2", "domain": [0, 1], "scaleanchor": "x2", "scaleratio": 1}, "yaxis3": {"anchor": "x3", "domain": [0, 1], "scaleanchor": "x3", "scaleratio": 1}}}
